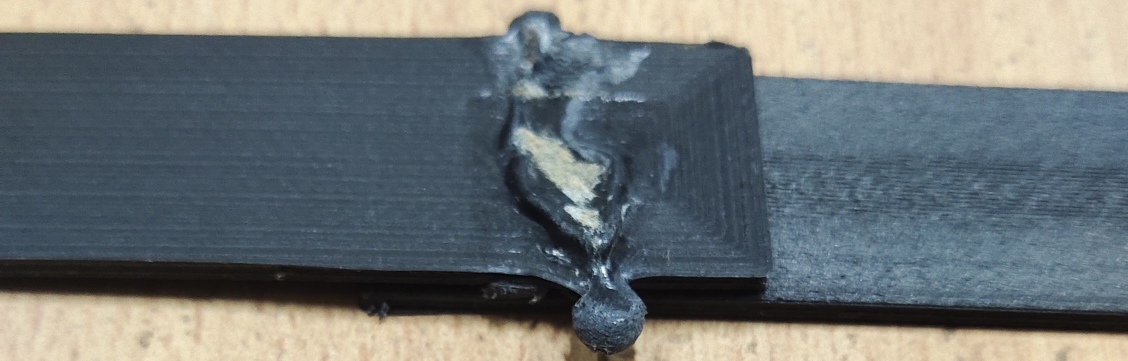
#> input picture Code and image/Surface Dection/r.jpg, 2256 x 721 px (shown at 1/2 size)
$ jupyter execute surfaceDection.ipynb
#> lines starting #> are read from the running program, lines starting #| are printed output that depends on the picture; after the words box and inside, x2 and y2 are one past the last pixel; in counts of white or black regions, pixels touching at a corner belong together
[cell 1]
import cv2
import numpy as np

def extract_surface(image_path):
    # Load the image
#> called with image_path = 'r.jpg'
    image = cv2.imread(image_path)
#> image is the input picture: shape (721, 2256, 3); mean B, G, R 117.4, 116, 109.6

    # Convert the image to grayscale
    gray = cv2.cvtColor(image, cv2.COLOR_BGR2GRAY)
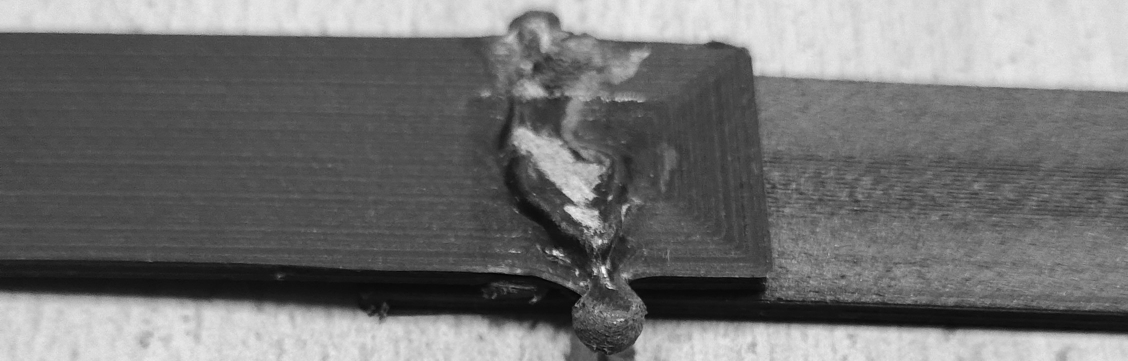
#> gray: shape (721, 2256) (shown at 1/2 size); min 0, max 252, mean 114.3

    # Apply adaptive thresholding to segment the weld surface
    _, binary = cv2.threshold(gray, 0, 255, cv2.THRESH_BINARY_INV + cv2.THRESH_OTSU)
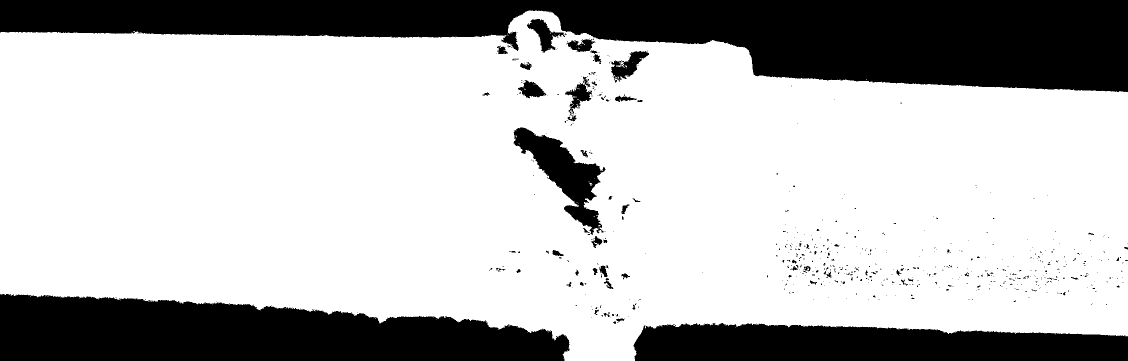
#> binary: shape (721, 2256) (shown at 1/2 size); 73.1% white; 607 black regions (545 under 20 px)

    # Find contours in the binary image
    contours, _ = cv2.findContours(binary.copy(), cv2.RETR_EXTERNAL, cv2.CHAIN_APPROX_SIMPLE)
#> contours = 24 contours, 23 with area under 20; largest, box (x1, y1, x2, y2) and area: (0, 21, 2256, 721) 1213724

    # Calculate the total area of the weld surface
    total_area = image.shape[0] * image.shape[1]
#> total_area = 1626576

    # Initialize variables for defect detection
    defect_area = 0
    for contour in contours:
        # Calculate the area of each contour
        contour_area = cv2.contourArea(contour)

        # Check if the contour area is above a certain threshold
        min_defect_area = 100000  # Adjust this threshold based on your specific case
        if contour_area > min_defect_area:
            # Increment the defect area
            defect_area += contour_area

            # Draw the defect contour on the original image
            cv2.drawContours(image, [contour], -1, (0, 0, 255), 2)
#> this loop made 24 passes
#> (contour_area, defect_area) on pass 24: (1213724.5, 1213724.5)
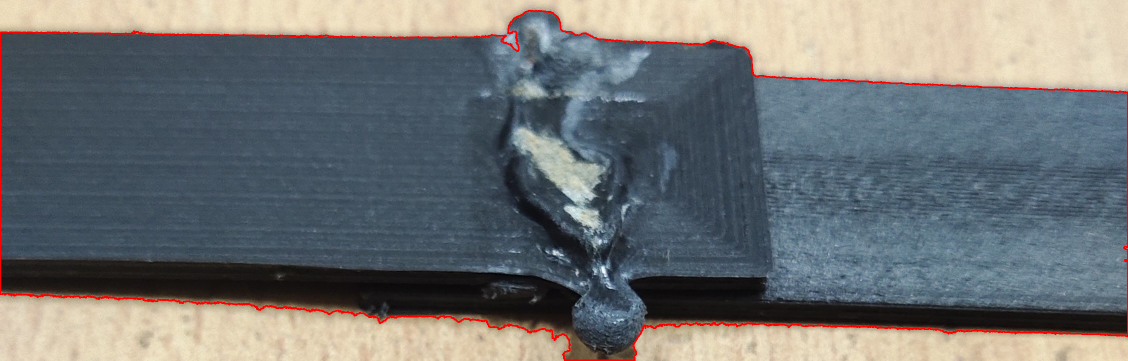
#> image: shape (721, 2256, 3) (shown at 1/2 size); 1.23% of pixels changed, all inside (x1, y1, x2, y2) = (0, 20, 2256, 721)
#> after the loop, defect_area = 1213724.5

    # Calculate the defect percentage
    defect_percentage = (defect_area / total_area) * 100
#> defect_percentage = 74.62

    # Create a black and white image for comparison
    comparison_image = np.zeros_like(image)
    comparison_image[:, :, 0] = binary
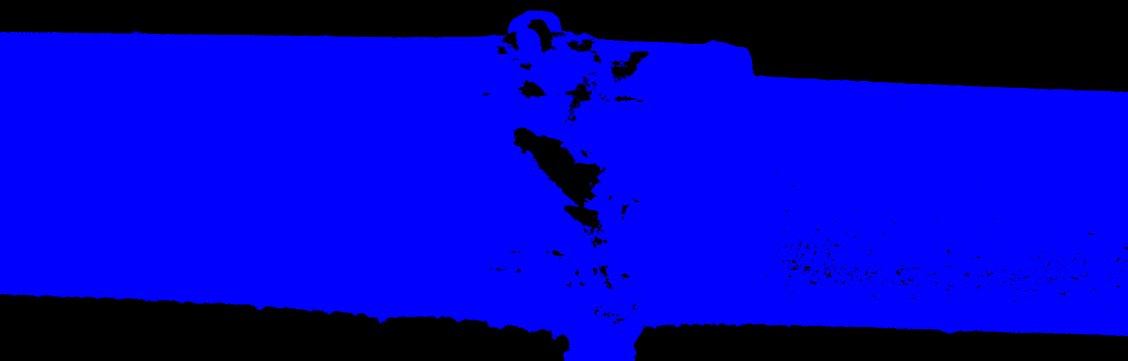
#> comparison_image: shape (721, 2256, 3) (shown at 1/2 size); mean of channels 0, 1, 2 186.5, 0, 0; drawn as B, G, R
    comparison_image[:, :, 1] = binary
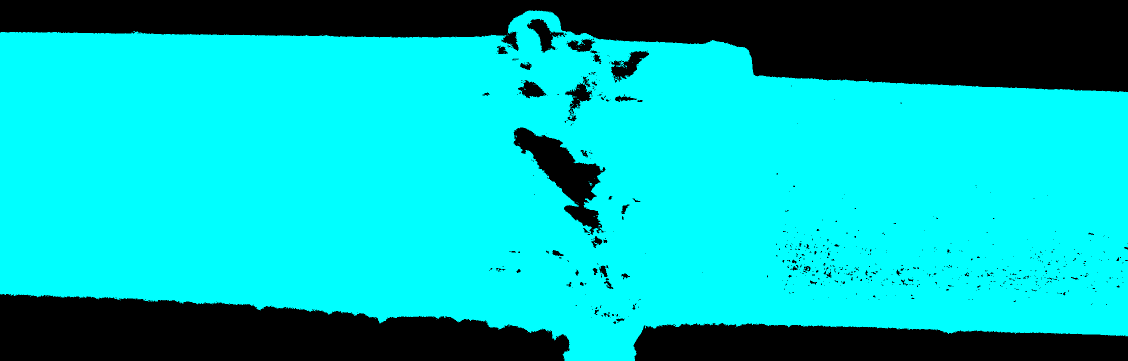
#> comparison_image: shape (721, 2256, 3) (shown at 1/2 size); mean of channels 0, 1, 2 186.5, 186.5, 0; drawn as B, G, R
    comparison_image[:, :, 2] = binary
#> comparison_image: shape (721, 2256, 3); 73.1% white; 607 black regions (545 under 20 px), largest, box (x1, y1, x2, y2) and area: (0, 0, 2256, 184) 232975, (0, 588, 1140, 721) 114669, (1267, 646, 2256, 721) 62039

    # Display and save the original image
    cv2.imshow("Original Image", image)
    cv2.imwrite("original_image.jpg", image)
    cv2.waitKey(0)

    # Display and save the black and white comparison image
    cv2.imshow("Comparison Image", comparison_image)
    cv2.imwrite("comparison_image.jpg", comparison_image)
    cv2.waitKey(0)

    cv2.destroyAllWindows()

    print("Defect percentage: {:.2f}%".format(defect_percentage))
#| Defect percentage: 74.62%

    # Determine if the weld is good or bad based on the defect percentage
    if defect_percentage <= 10:  # Adjust this threshold based on your specific case
        print("Weld is good!")
    else:
        print("Weld is bad!")

# Usage example
image_path = "r.jpg"
extract_surface(image_path)

$ run again, with Code and image/Surface Dection/r5a.jpg copied over Code and image/Surface Dection/r.jpg
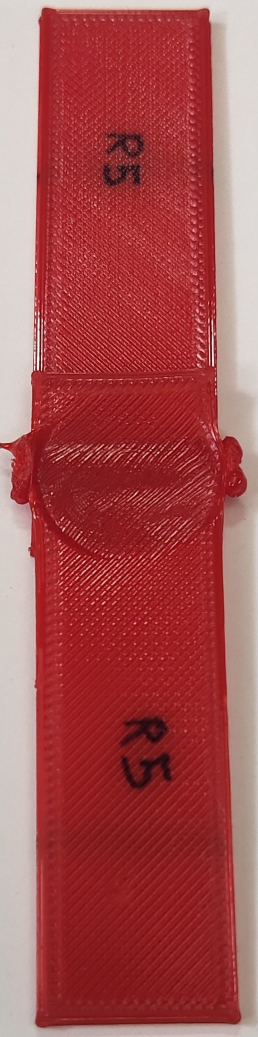
#> input picture Code and image/Surface Dection/r5a.jpg, 516 x 2073 px (shown at 1/2 size)
#> in extract_surface, image is the input picture: shape (2073, 516, 3); mean B, G, R 80.6, 79.9, 166.6
#> in extract_surface, `_, binary = cv2.threshold(gray, 0, 255, cv2.THRESH_BINARY_INV + cv2.TH..`:
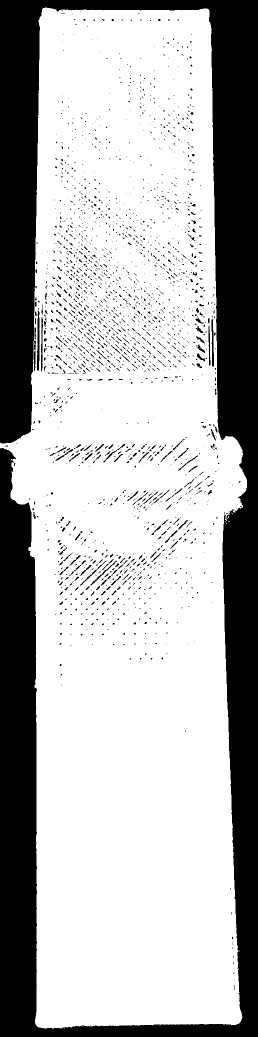
#> binary: shape (2073, 516) (shown at 1/2 size); 70.6% white; 2068 black regions (1886 under 20 px)
#> contours = 9 contours, 8 with area under 20; largest, box (x1, y1, x2, y2) and area: (0, 15, 494, 2057) 771288
#> the loop in extract_surface, `for contour in contours:` made 9 passes
#> (contour_area, defect_area) on pass 9: (771288.5, 771288.5)
#> after the loop in extract_surface, `for contour in contours:`: defect_area = 771288.5
#> defect_percentage = 72.11
#> in extract_surface, `comparison_image[:, :, 1] = binary`:
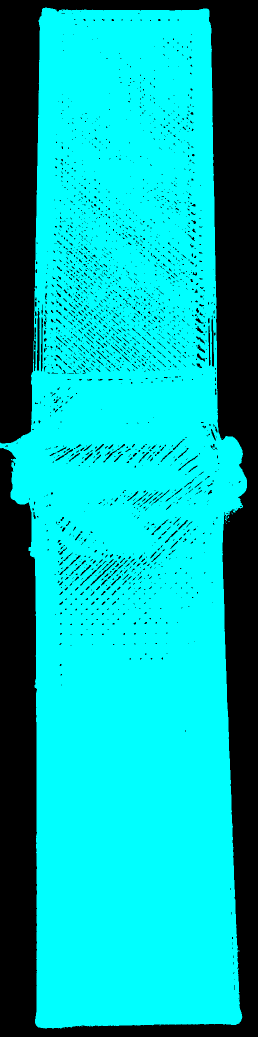
#> comparison_image: shape (2073, 516, 3) (shown at 1/2 size); mean of channels 0, 1, 2 180.1, 180.1, 0; drawn as B, G, R
#| Defect percentage: 72.11%
